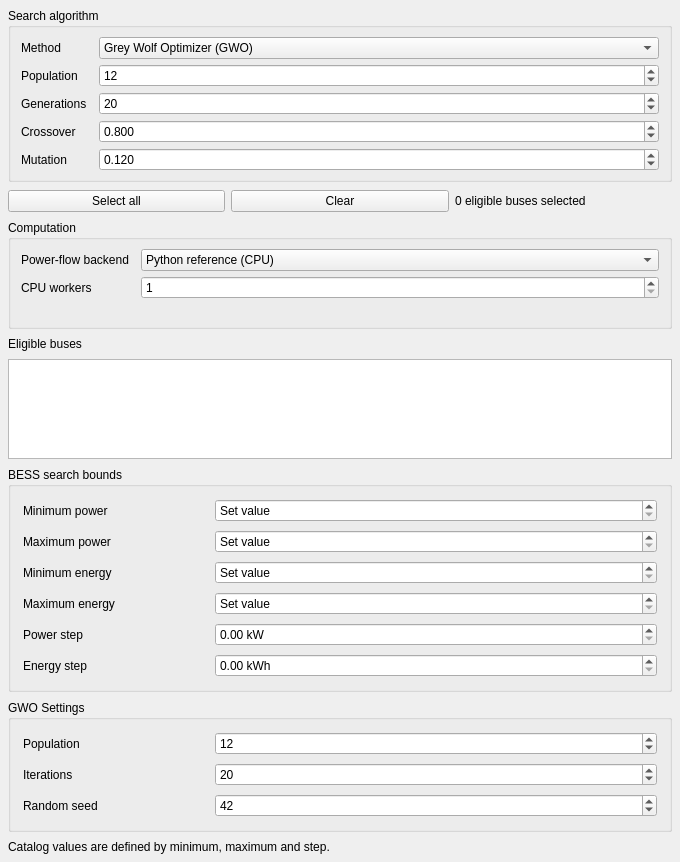
            <widget class="QWidget" name="contents_optimization">
             <property name="geometry">
              <rect>
               <x>0</x>
               <y>0</y>
               <width>680</width>
               <height>580</height>
              </rect>
             </property>
             <layout class="QVBoxLayout" name="layout_contents_optimization">
              <property name="leftMargin">
               <number>8</number>
              </property>
              <property name="topMargin">
               <number>8</number>
              </property>
              <property name="rightMargin">
               <number>8</number>
              </property>
              <property name="bottomMargin">
               <number>8</number>
              </property>
              <property name="spacing">
               <number>8</number>
              </property>
              <item><widget class="QGroupBox" name="group_ga_settings"><property name="title"><string>Search algorithm</string></property><property name="toolTip"><string>GA and GWO use the same annual cost objective and feasible battery catalogs.</string></property><layout class="QFormLayout" name="group_ga_settings_layout"><property name="leftMargin"><number>10</number></property><property name="rightMargin"><number>10</number></property><property name="topMargin"><number>9</number></property><property name="bottomMargin"><number>8</number></property><property name="horizontalSpacing"><number>12</number></property><property name="verticalSpacing"><number>5</number></property><item row="0" column="0"><widget class="QLabel" name="lbl_combo_optimizer_algorithm"><property name="text"><string>Method</string></property></widget></item><item row="0" column="1"><widget class="QComboBox" name="combo_optimizer_algorithm"><property name="toolTip"><string>Choose GA or GWO. Only relevant parameters are displayed.</string></property><item><property name="text"><string>Grey Wolf Optimizer (GWO)</string></property><property name="userData"><string>GWO</string></property></item><item><property name="text"><string>Genetic Algorithm (GA)</string></property><property name="userData"><string>GA</string></property></item></widget></item><item row="1" column="0"><widget class="QLabel" name="lbl_spin_ga_population"><property name="text"><string>Population</string></property></widget></item><item row="1" column="1"><widget class="QSpinBox" name="spin_ga_population"><property name="minimum"><number>3</number></property><property name="maximum"><number>100000</number></property><property name="value"><number>12</number></property><property name="keyboardTracking"><bool>false</bool></property><property name="toolTip"><string>Number of GA chromosomes per generation.</string></property></widget></item><item row="2" column="0"><widget class="QLabel" name="lbl_spin_ga_generations"><property name="text"><string>Generations</string></property></widget></item><item row="2" column="1"><widget class="QSpinBox" name="spin_ga_generations"><property name="minimum"><number>1</number></property><property name="maximum"><number>1000000</number></property><property name="value"><number>20</number></property><property name="keyboardTracking"><bool>false</bool></property></widget></item><item row="3" column="0"><widget class="QLabel" name="lbl_spin_ga_crossover"><property name="text"><string>Crossover</string></property></widget></item><item row="3" column="1"><widget class="QDoubleSpinBox" name="spin_ga_crossover"><property name="decimals"><number>3</number></property><property name="minimum"><double>0</double></property><property name="maximum"><double>1</double></property><property name="singleStep"><double>0.05</double></property><property name="value"><double>0.8</double></property><property name="keyboardTracking"><bool>false</bool></property><property name="toolTip"><string>Probability of two-parent crossover.</string></property></widget></item><item row="4" column="0"><widget class="QLabel" name="lbl_spin_ga_mutation"><property name="text"><string>Mutation</string></property></widget></item><item row="4" column="1"><widget class="QDoubleSpinBox" name="spin_ga_mutation"><property name="decimals"><number>3</number></property><property name="minimum"><double>0</double></property><property name="maximum"><double>1</double></property><property name="singleStep"><double>0.05</double></property><property name="value"><double>0.12</double></property><property name="keyboardTracking"><bool>false</bool></property><property name="toolTip"><string>Probability of mutation for each gene.</string></property></widget></item></layout></widget></item><item><widget class="QWidget" name="panel_allowed_bus_actions"><layout class="QHBoxLayout" name="layout_allowed_bus_actions"><property name="spacing"><number>6</number></property><property name="leftMargin"><number>0</number></property><property name="rightMargin"><number>0</number></property><property name="topMargin"><number>0</number></property><property name="bottomMargin"><number>0</number></property><item><widget class="QPushButton" name="btn_select_all_buses"><property name="text"><string>Select all</string></property></widget></item><item><widget class="QPushButton" name="btn_clear_allowed_buses"><property name="text"><string>Clear</string></property></widget></item><item><widget class="QLabel" name="lbl_allowed_bus_count"><property name="text"><string>0 eligible buses selected</string></property></widget></item></layout></widget></item><item><widget class="QGroupBox" name="group_compute_backend"><property name="title"><string>Computation</string></property><property name="toolTip"><string>Choose power-flow backend and parallel workers.</string></property><layout class="QFormLayout" name="group_compute_backend_layout"><property name="leftMargin"><number>10</number></property><property name="rightMargin"><number>10</number></property><property name="topMargin"><number>9</number></property><property name="bottomMargin"><number>8</number></property><property name="horizontalSpacing"><number>12</number></property><property name="verticalSpacing"><number>5</number></property><item row="0" column="0"><widget class="QLabel" name="lbl_combo_compute_backend"><property name="text"><string>Power-flow backend</string></property></widget></item><item row="0" column="1"><widget class="QComboBox" name="combo_compute_backend"><item><property name="text"><string>Python reference (CPU)</string></property><property name="userData"><string>python</string></property></item><item><property name="text"><string>NumPy arrays (CPU)</string></property><property name="userData"><string>numpy</string></property></item><item><property name="text"><string>Numba compiled (CPU)</string></property><property name="userData"><string>numba</string></property></item></widget></item><item row="1" column="0"><widget class="QLabel" name="lbl_spin_cpu_workers"><property name="text"><string>CPU workers</string></property></widget></item><item row="1" column="1"><widget class="QSpinBox" name="spin_cpu_workers"><property name="minimum"><number>1</number></property><property name="maximum"><number>256</number></property><property name="value"><number>1</number></property><property name="keyboardTracking"><bool>false</bool></property><property name="toolTip"><string>Parallel GWO workers; GA currently uses a single worker.</string></property></widget></item><item row="2" column="1"><widget class="QLabel" name="lbl_compute_status"><property name="text"><string/></property><property name="visible"><bool>false</bool></property></widget></item></layout></widget></item><item>
               <widget class="QLabel" name="lbl_allowed_buses">
                <property name="text">
                 <string>Eligible buses</string>
                </property>
                <property name="wordWrap">
                 <bool>true</bool>
                </property>
               </widget>
              </item>
              <item>
               <widget class="QListWidget" name="list_allowed_buses">
                <property name="minimumSize">
                 <size>
                  <width>0</width>
                  <height>100</height>
                 </size>
                </property>
                <property name="sizePolicy">
                 <sizepolicy hsizetype="Expanding" vsizetype="Preferred">
                  <horstretch>0</horstretch>
                  <verstretch>0</verstretch>
                 </sizepolicy>
                </property>
                <property name="selectionMode">
                 <enum>QAbstractItemView::SelectionMode::MultiSelection</enum>
                </property>
                <property name="editTriggers">
                 <set>QAbstractItemView::EditTrigger::NoEditTriggers</set>
                </property>
               </widget>
              </item>
              <item>
               <widget class="QGroupBox" name="group_optimization_bounds">
                <property name="toolTip"><string>Catalog values use min/max/step. Only selected non-slack buses can host a BESS.</string></property><property name="title"><string>BESS search bounds</string></property><property name="sizePolicy">
                 <sizepolicy hsizetype="Expanding" vsizetype="Maximum">
                  <horstretch>0</horstretch>
                  <verstretch>0</verstretch>
                 </sizepolicy>
                </property>
                <layout class="QFormLayout" name="group_optimization_bounds_layout">
                 <property name="leftMargin">
                  <number>12</number>
                 </property>
                 <property name="topMargin">
                  <number>12</number>
                 </property>
                 <property name="rightMargin">
                  <number>12</number>
                 </property>
                 <property name="bottomMargin">
                  <number>12</number>
                 </property>
                 <property name="horizontalSpacing">
                  <number>12</number>
                 </property>
                 <property name="verticalSpacing">
                  <number>8</number>
                 </property>
                 <property name="fieldGrowthPolicy">
                  <enum>QFormLayout::FieldGrowthPolicy::AllNonFixedFieldsGrow</enum>
                 </property>
                 <property name="rowWrapPolicy">
                  <enum>QFormLayout::RowWrapPolicy::WrapLongRows</enum>
                 </property>
                 <item row="0" column="0">
                  <widget class="QLabel" name="lbl_spin_opt_power_min_kw">
                   <property name="text">
                    <string>Minimum power</string>
                   </property>
                   <property name="wordWrap">
                    <bool>true</bool>
                   </property>
                   <property name="minimumSize">
                    <size>
                     <width>180</width>
                     <height>0</height>
                    </size>
                   </property>
                   <property name="buddy">
                    <cstring>spin_opt_power_min_kw</cstring>
                   </property>
                  </widget>
                 </item>
                 <item row="0" column="1">
                  <widget class="QDoubleSpinBox" name="spin_opt_power_min_kw">
                   <property name="decimals">
                    <number>2</number>
                   </property>
                   <property name="minimum">
                    <double>0</double>
                   </property>
                   <property name="maximum">
                    <double>1000000000</double>
                   </property>
                   <property name="singleStep">
                    <double>10</double>
                   </property>
                   <property name="value">
                    <double>0</double>
                   </property>
                   <property name="suffix">
                    <string> kW</string>
                   </property>
                   <property name="specialValueText">
                    <string>Set value</string>
                   </property>
                   <property name="keyboardTracking">
                    <bool>false</bool>
                   </property>
                   <property name="wrapping">
                    <bool>false</bool>
                   </property>
                  </widget>
                 </item>
                 <item row="1" column="0">
                  <widget class="QLabel" name="lbl_spin_opt_power_max_kw">
                   <property name="text">
                    <string>Maximum power</string>
                   </property>
                   <property name="wordWrap">
                    <bool>true</bool>
                   </property>
                   <property name="minimumSize">
                    <size>
                     <width>180</width>
                     <height>0</height>
                    </size>
                   </property>
                   <property name="buddy">
                    <cstring>spin_opt_power_max_kw</cstring>
                   </property>
                  </widget>
                 </item>
                 <item row="1" column="1">
                  <widget class="QDoubleSpinBox" name="spin_opt_power_max_kw">
                   <property name="decimals">
                    <number>2</number>
                   </property>
                   <property name="minimum">
                    <double>0</double>
                   </property>
                   <property name="maximum">
                    <double>1000000000</double>
                   </property>
                   <property name="singleStep">
                    <double>10</double>
                   </property>
                   <property name="value">
                    <double>0</double>
                   </property>
                   <property name="suffix">
                    <string> kW</string>
                   </property>
                   <property name="specialValueText">
                    <string>Set value</string>
                   </property>
                   <property name="keyboardTracking">
                    <bool>false</bool>
                   </property>
                   <property name="wrapping">
                    <bool>false</bool>
                   </property>
                  </widget>
                 </item>
                 <item row="2" column="0">
                  <widget class="QLabel" name="lbl_spin_opt_energy_min_kwh">
                   <property name="text">
                    <string>Minimum energy</string>
                   </property>
                   <property name="wordWrap">
                    <bool>true</bool>
                   </property>
                   <property name="minimumSize">
                    <size>
                     <width>180</width>
                     <height>0</height>
                    </size>
                   </property>
                   <property name="buddy">
                    <cstring>spin_opt_energy_min_kwh</cstring>
                   </property>
                  </widget>
                 </item>
                 <item row="2" column="1">
                  <widget class="QDoubleSpinBox" name="spin_opt_energy_min_kwh">
                   <property name="decimals">
                    <number>2</number>
                   </property>
                   <property name="minimum">
                    <double>0</double>
                   </property>
                   <property name="maximum">
                    <double>1000000000</double>
                   </property>
                   <property name="singleStep">
                    <double>10</double>
                   </property>
                   <property name="value">
                    <double>0</double>
                   </property>
                   <property name="suffix">
                    <string> kWh</string>
                   </property>
                   <property name="specialValueText">
                    <string>Set value</string>
                   </property>
                   <property name="keyboardTracking">
                    <bool>false</bool>
                   </property>
                   <property name="wrapping">
                    <bool>false</bool>
                   </property>
                  </widget>
                 </item>
                 <item row="3" column="0">
                  <widget class="QLabel" name="lbl_spin_opt_energy_max_kwh">
                   <property name="text">
                    <string>Maximum energy</string>
                   </property>
                   <property name="wordWrap">
                    <bool>true</bool>
                   </property>
                   <property name="minimumSize">
                    <size>
                     <width>180</width>
                     <height>0</height>
                    </size>
                   </property>
                   <property name="buddy">
                    <cstring>spin_opt_energy_max_kwh</cstring>
                   </property>
                  </widget>
                 </item>
                 <item row="3" column="1">
                  <widget class="QDoubleSpinBox" name="spin_opt_energy_max_kwh">
                   <property name="decimals">
                    <number>2</number>
                   </property>
                   <property name="minimum">
                    <double>0</double>
                   </property>
                   <property name="maximum">
                    <double>1000000000</double>
                   </property>
                   <property name="singleStep">
                    <double>10</double>
                   </property>
                   <property name="value">
                    <double>0</double>
                   </property>
                   <property name="suffix">
                    <string> kWh</string>
                   </property>
                   <property name="specialValueText">
                    <string>Set value</string>
                   </property>
                   <property name="keyboardTracking">
                    <bool>false</bool>
                   </property>
                   <property name="wrapping">
                    <bool>false</bool>
                   </property>
                  </widget>
                 </item>
                <item row="4" column="0"><widget class="QLabel" name="lbl_spin_opt_power_step_kw"><property name="text"><string>Power step</string></property></widget></item><item row="4" column="1"><widget class="QDoubleSpinBox" name="spin_opt_power_step_kw"><property name="decimals"><number>2</number></property><property name="minimum"><double>0</double></property><property name="maximum"><double>1000000000.0</double></property><property name="value"><double>0</double></property><property name="keyboardTracking"><bool>false</bool></property><property name="suffix"><string> kW</string></property><property name="toolTip"><string>Power capacity grid increment.</string></property></widget></item><item row="5" column="0"><widget class="QLabel" name="lbl_spin_opt_energy_step_kwh"><property name="text"><string>Energy step</string></property></widget></item><item row="5" column="1"><widget class="QDoubleSpinBox" name="spin_opt_energy_step_kwh"><property name="decimals"><number>2</number></property><property name="minimum"><double>0</double></property><property name="maximum"><double>1000000000.0</double></property><property name="value"><double>0</double></property><property name="keyboardTracking"><bool>false</bool></property><property name="suffix"><string> kWh</string></property><property name="toolTip"><string>Energy capacity grid increment.</string></property></widget></item></layout>
               </widget>
              </item>
              <item>
               <widget class="QGroupBox" name="group_gwo_settings">
                <property name="toolTip"><string>GWO population size and iterations.</string></property><property name="title">
                 <string>GWO Settings</string>
                </property>
                <property name="sizePolicy">
                 <sizepolicy hsizetype="Expanding" vsizetype="Maximum">
                  <horstretch>0</horstretch>
                  <verstretch>0</verstretch>
                 </sizepolicy>
                </property>
                <layout class="QFormLayout" name="group_gwo_settings_layout">
                 <property name="leftMargin">
                  <number>12</number>
                 </property>
                 <property name="topMargin">
                  <number>12</number>
                 </property>
                 <property name="rightMargin">
                  <number>12</number>
                 </property>
                 <property name="bottomMargin">
                  <number>12</number>
                 </property>
                 <property name="horizontalSpacing">
                  <number>12</number>
                 </property>
                 <property name="verticalSpacing">
                  <number>8</number>
                 </property>
                 <property name="fieldGrowthPolicy">
                  <enum>QFormLayout::FieldGrowthPolicy::AllNonFixedFieldsGrow</enum>
                 </property>
                 <property name="rowWrapPolicy">
                  <enum>QFormLayout::RowWrapPolicy::WrapLongRows</enum>
                 </property>
                 <item row="0" column="0">
                  <widget class="QLabel" name="lbl_spin_gwo_population">
                   <property name="text">
                    <string>Population</string>
                   </property>
                   <property name="wordWrap">
                    <bool>true</bool>
                   </property>
                   <property name="minimumSize">
                    <size>
                     <width>180</width>
                     <height>0</height>
                    </size>
                   </property>
                   <property name="buddy">
                    <cstring>spin_gwo_population</cstring>
                   </property>
                  </widget>
                 </item>
                 <item row="0" column="1">
                  <widget class="QSpinBox" name="spin_gwo_population">
                   <property name="minimum">
                    <number>3</number>
                   </property>
                   <property name="maximum">
                    <number>100000</number>
                   </property>
                   <property name="singleStep">
                    <number>1</number>
                   </property>
                   <property name="value">
                    <number>12</number>
                   </property>
                   <property name="keyboardTracking">
                    <bool>false</bool>
                   </property>
                   <property name="wrapping">
                    <bool>false</bool>
                   </property>
                  </widget>
                 </item>
                 <item row="1" column="0">
                  <widget class="QLabel" name="lbl_spin_gwo_iterations">
                   <property name="text">
                    <string>Iterations</string>
                   </property>
                   <property name="wordWrap">
                    <bool>true</bool>
                   </property>
                   <property name="minimumSize">
                    <size>
                     <width>180</width>
                     <height>0</height>
                    </size>
                   </property>
                   <property name="buddy">
                    <cstring>spin_gwo_iterations</cstring>
                   </property>
                  </widget>
                 </item>
                 <item row="1" column="1">
                  <widget class="QSpinBox" name="spin_gwo_iterations">
                   <property name="minimum">
                    <number>1</number>
                   </property>
                   <property name="maximum">
                    <number>1000000</number>
                   </property>
                   <property name="singleStep">
                    <number>1</number>
                   </property>
                   <property name="value">
                    <number>20</number>
                   </property>
                   <property name="keyboardTracking">
                    <bool>false</bool>
                   </property>
                   <property name="wrapping">
                    <bool>false</bool>
                   </property>
                  </widget>
                 </item>
                 <item row="2" column="0">
                  <widget class="QLabel" name="lbl_spin_gwo_seed">
                   <property name="text">
                    <string>Random seed</string>
                   </property>
                   <property name="wordWrap">
                    <bool>true</bool>
                   </property>
                   <property name="minimumSize">
                    <size>
                     <width>180</width>
                     <height>0</height>
                    </size>
                   </property>
                   <property name="buddy">
                    <cstring>spin_gwo_seed</cstring>
                   </property>
                  </widget>
                 </item>
                 <item row="2" column="1">
                  <widget class="QSpinBox" name="spin_gwo_seed">
                   <property name="minimum">
                    <number>0</number>
                   </property>
                   <property name="maximum">
                    <number>2147483647</number>
                   </property>
                   <property name="singleStep">
                    <number>1</number>
                   </property>
                   <property name="value">
                    <number>42</number>
                   </property>
                   <property name="keyboardTracking">
                    <bool>false</bool>
                   </property>
                   <property name="wrapping">
                    <bool>false</bool>
                   </property>
                  </widget>
                 </item>
                </layout>
               </widget>
              </item>
              <item>
               <widget class="QLabel" name="lbl_optimization_status">
                <property name="text">
                 <string>Catalog values are defined by minimum, maximum and step.</string>
                </property>
                <property name="wordWrap">
                 <bool>true</bool>
                </property>
               <property name="visible"><bool>false</bool></property></widget>
              </item>
              <item>
               <spacer name="spacer_optimization">
                <property name="orientation">
                 <enum>Qt::Orientation::Vertical</enum>
                </property>
                <property name="sizeType">
                 <enum>QSizePolicy::Policy::Expanding</enum>
                </property>
                <property name="sizeHint">
                 <size>
                  <width>20</width>
                  <height>20</height>
                 </size>
                </property>
               </spacer>
              </item>
             </layout>
            </widget>
